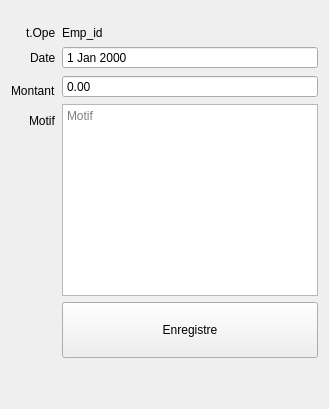
               <widget class="QWidget" name="AddEmpOperationPage">
                <layout class="QVBoxLayout" name="verticalLayout_9">
                 <item>
                  <layout class="QFormLayout" name="formLayout">
                   <property name="labelAlignment">
                    <set>Qt::AlignRight|Qt::AlignTrailing|Qt::AlignVCenter</set>
                   </property>
                   <property name="topMargin">
                    <number>15</number>
                   </property>
                   <item row="1" column="1">
                    <widget class="QDateEdit" name="dateEditEmployeOperationDate">
                     <property name="buttonSymbols">
                      <enum>QAbstractSpinBox::NoButtons</enum>
                     </property>
                    </widget>
                   </item>
                   <item row="1" column="0">
                    <widget class="QLabel" name="label_13">
                     <property name="text">
                      <string>Date</string>
                     </property>
                    </widget>
                   </item>
                   <item row="2" column="1">
                    <widget class="QDoubleSpinBox" name="editEmployeOperationMontant">
                     <property name="buttonSymbols">
                      <enum>QAbstractSpinBox::NoButtons</enum>
                     </property>
                     <property name="specialValueText">
                      <string>0.00</string>
                     </property>
                     <property name="maximum">
                      <double>10000000000000000139372116959414099130712064.000000000000000</double>
                     </property>
                    </widget>
                   </item>
                   <item row="2" column="0">
                    <widget class="QLabel" name="label_4">
                     <property name="text">
                      <string>Montant</string>
                     </property>
                     <property name="alignment">
                      <set>Qt::AlignBottom|Qt::AlignLeading|Qt::AlignLeft</set>
                     </property>
                    </widget>
                   </item>
                   <item row="3" column="0">
                    <widget class="QLabel" name="label_11">
                     <property name="text">
                      <string>Motif</string>
                     </property>
                     <property name="alignment">
                      <set>Qt::AlignBottom|Qt::AlignLeading|Qt::AlignLeft</set>
                     </property>
                     <property name="wordWrap">
                      <bool>false</bool>
                     </property>
                    </widget>
                   </item>
                   <item row="0" column="0">
                    <widget class="QLabel" name="labelEmployeOperationType">
                     <property name="text">
                      <string>t.Ope</string>
                     </property>
                    </widget>
                   </item>
                   <item row="0" column="1">
                    <widget class="QLabel" name="labelEmployeOperationEmpID">
                     <property name="text">
                      <string>Emp_id</string>
                     </property>
                    </widget>
                   </item>
                   <item row="3" column="1">
                    <widget class="QPlainTextEdit" name="editEmployeOperationMotif">
                     <property name="placeholderText">
                      <string>Motif</string>
                     </property>
                    </widget>
                   </item>
                   <item row="4" column="1">
                    <widget class="QPushButton" name="buttonEmployeSaveOperation">
                     <property name="minimumSize">
                      <size>
                       <width>0</width>
                       <height>56</height>
                      </size>
                     </property>
                     <property name="cursor">
                      <cursorShape>PointingHandCursor</cursorShape>
                     </property>
                     <property name="text">
                      <string>Enregistre</string>
                     </property>
                     <property name="iconSize">
                      <size>
                       <width>20</width>
                       <height>20</height>
                      </size>
                     </property>
                    </widget>
                   </item>
                  </layout>
                 </item>
                 <item>
                  <spacer name="verticalSpacer_4">
                   <property name="orientation">
                    <enum>Qt::Vertical</enum>
                   </property>
                   <property name="sizeHint" stdset="0">
                    <size>
                     <width>20</width>
                     <height>40</height>
                    </size>
                   </property>
                  </spacer>
                 </item>
                </layout>
               </widget>
